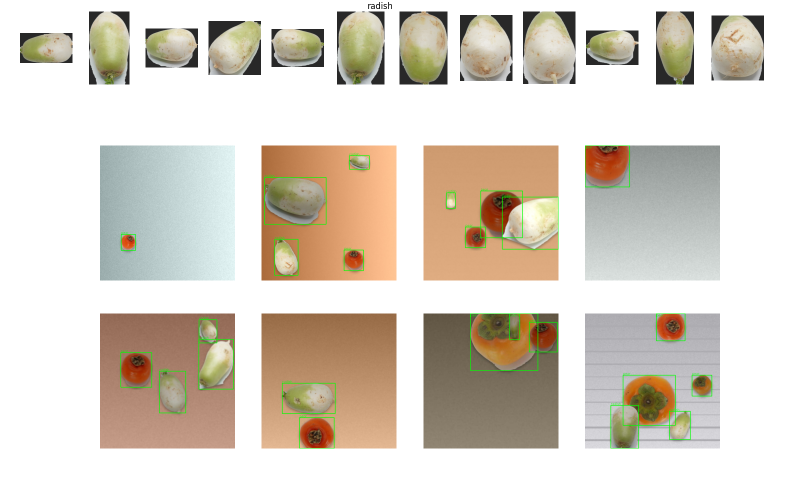
#> input picture ai/train/qc_synth_preview.png, 1600 x 990 px (shown at 1/2 size)
$ python -i qc_local.py   (imports and definitions only)
#> lines starting #> are read from the running program, lines starting #| are printed output that depends on the picture; after the words box and inside, x2 and y2 are one past the last pixel; in counts of white or black regions, pixels touching at a corner belong together
#> further down, picture is the input picture: shape (990, 1600, 3); mean B, G, R 198.9, 210.6, 218.4
"""
요리조리 · AI Hub 「농산물 품질(QC) 이미지」 → 재료만 오려 낸 PNG  (내 PC에서 실행)

AI Hub는 해외 IP(Colab 포함)에서 다운로드를 막는다. 그래서
  1) AI Hub 웹에서 Validation/원천데이터 zip을 내 PC에 받는다 (한 폴더에 모아 둔다)
  2) 이 스크립트로 zip 안의 사진을 바로 읽어 재료만 오려 낸다 (압축을 풀지 않아 디스크를 더 쓰지 않는다)
  3) 결과 qc_cutouts.zip(수백 MB~1GB)만 구글 드라이브 MyDrive/yorijori/qc/ 에 올린다
  4) Colab에서 셀 ③-B(압축 풀기) → ④ 확인 → ⑤ 합성 → ⑥ data.yaml

준비 (한 번만):
  pip install opencv-python numpy

실행:
  python qc_local.py  "D:\\aihub\\원천데이터"      ← zip들이 들어 있는 폴더
  (중간에 꺼도 다시 실행하면 이미 만든 파일은 건너뛴다)
"""
import sys, zipfile, time
from pathlib import Path
import numpy as np, cv2

ZIP_DIR = Path(sys.argv[1] if len(sys.argv) > 1 else '.')
OUT = Path(__file__).resolve().parent / 'qc_out'
CUT = OUT / 'cutouts'

ITEM_MAP = {                     # AI Hub 파일 이름 앞부분(소문자) → 우리 클래스
    'radish': 'radish',          # 무
    'onion': 'onion',            # 양파
    'garlic': 'garlic',          # 마늘
    'potato': 'potato',          # 감자
    'apple': 'apple',            # 사과
    'cabbage': 'cabbage',        # 양배추 (Cabbage_green, cabbage_red)
    'chinese-cabbage': 'napa_cabbage',   # 배추 (새 클래스)
    'pear': 'pear',              # 배 (새 클래스)
    'mandarine': 'mandarin', 'mandarin': 'mandarin',   # 감귤·한라봉 (새 클래스)
    # 'persimmon': 'persimmon',  # 감 — 재료 기준표에 없어서 제외
}
ANGLES = {'1TOP', '2FR45', '4DI45'}   # 물건 하나당 쓸 각도 (5개 중 3개)
MAX_PER_CLASS = 2500                  # 클래스당 상한
CUT_SIZE = 360                        # 오려 낸 PNG 긴 변(px) — 합성 때는 70~330px로 줄여 쓴다
SOLIDITY = 0.93                       # 마스크가 움푹 파이면 버리는 기준


def qc_mask(img, S=500):
    """연회색 스튜디오 배경에서 재료만 오려 낸 마스크(0/1)"""
#> called with S = 500
    h, w = img.shape[:2]; s = cv2.resize(img, (S, S))
#> after `h, w = img.shape[:2]`: h = 990; w = 1600
#> after `s = cv2.resize(img, (S, S))`:
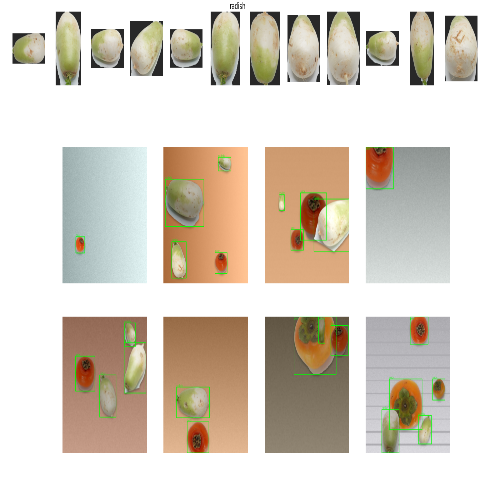
#> s: shape (500, 500, 3); mean B, G, R 199, 210.6, 218.5
    lab = cv2.cvtColor(s, cv2.COLOR_BGR2LAB).astype(np.float32)
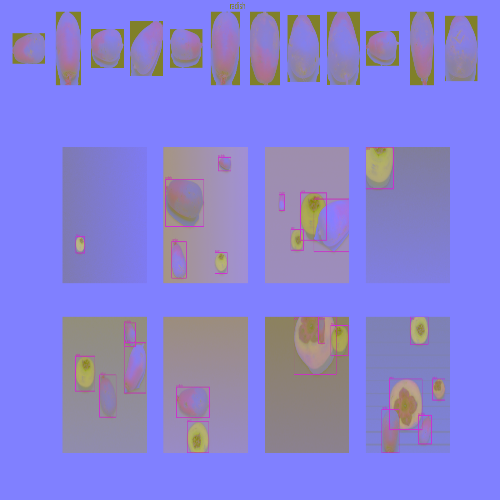
#> lab: shape (500, 500, 3) float32; mean B, G, R 215.7, 129.5, 135.4
    hsv = cv2.cvtColor(s, cv2.COLOR_BGR2HSV)
#> hsv: shape (500, 500, 3); mean H, S, V 17.9, 32.4, 220.9
    edge = np.concatenate([lab[:6].reshape(-1, 3), lab[:, :6].reshape(-1, 3), lab[:, -6:].reshape(-1, 3)])
    d = np.linalg.norm(lab - np.median(edge, 0), axis=2)
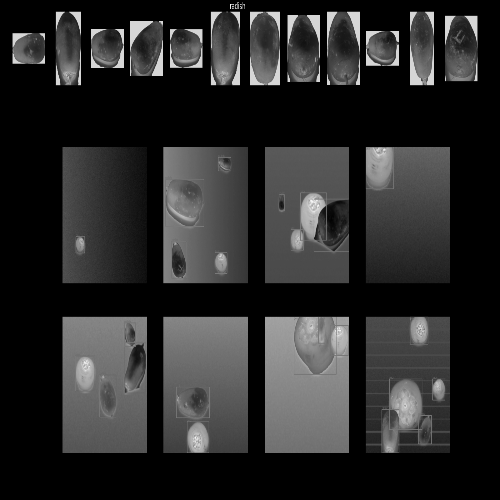
#> d: shape (500, 500) float32; min 0, max 247.1, mean 41.4
    rowbg = np.median(np.concatenate([lab[:, :12], lab[:, -12:]], 1), axis=1)   # 배경 위아래 밝기 차이 보정
#> rowbg = 500 rows, first 8: [255, 128, 128], [255, 128, 128], [255, 128, 128], [255, 128, 128], [255, 128, 128], [255, 128, 128], [255, 128, 128], [255, 128, 128]
    d = np.minimum(d, np.linalg.norm(lab - rowbg[:, None, :], axis=2))
    gc = np.full((S, S), cv2.GC_PR_BGD, np.uint8)
    gc[d > 9] = cv2.GC_PR_FGD; gc[d > 22] = cv2.GC_FGD
    gc[((hsv[..., 1] < 25) & (d < 14)) & (gc != cv2.GC_FGD)] = cv2.GC_PR_BGD
    b = 6; gc[:b, :] = cv2.GC_BGD; gc[:, :b] = cv2.GC_BGD; gc[:, -b:] = cv2.GC_BGD
    try: cv2.grabCut(s, gc, None, np.zeros((1, 65)), np.zeros((1, 65)), 5, cv2.GC_INIT_WITH_MASK)
    except cv2.error: pass
    m = ((gc == 1) | (gc == 3)).astype(np.uint8)
    m = cv2.morphologyEx(m, cv2.MORPH_OPEN, np.ones((7, 7), np.uint8))
    m = cv2.morphologyEx(m, cv2.MORPH_CLOSE, np.ones((15, 15), np.uint8))
    if m.any() and np.median(hsv[..., 1][m > 0]) > 70:          # 색이 진한 재료는 흰 받침대를 뺀다
        m[(hsv[..., 1] < 45) & (hsv[..., 2] > 140)] = 0
        m = cv2.morphologyEx(m, cv2.MORPH_OPEN, np.ones((9, 9), np.uint8))
    n, l, st, _ = cv2.connectedComponentsWithStats(m)
    if n > 1: m = (l == 1 + np.argmax(st[1:, 4])).astype(np.uint8)
    cnts, _ = cv2.findContours(m, cv2.RETR_EXTERNAL, cv2.CHAIN_APPROX_SIMPLE)
    m = np.zeros_like(m); cv2.drawContours(m, cnts, -1, 1, -1)
    return cv2.resize(m, (w, h), interpolation=cv2.INTER_NEAREST)


def cutout(img):
    """재료만 남긴 RGBA. 마스크가 이상하면 None"""
    m = qc_mask(img); area = m.mean()
#> after `m = qc_mask(img)`:
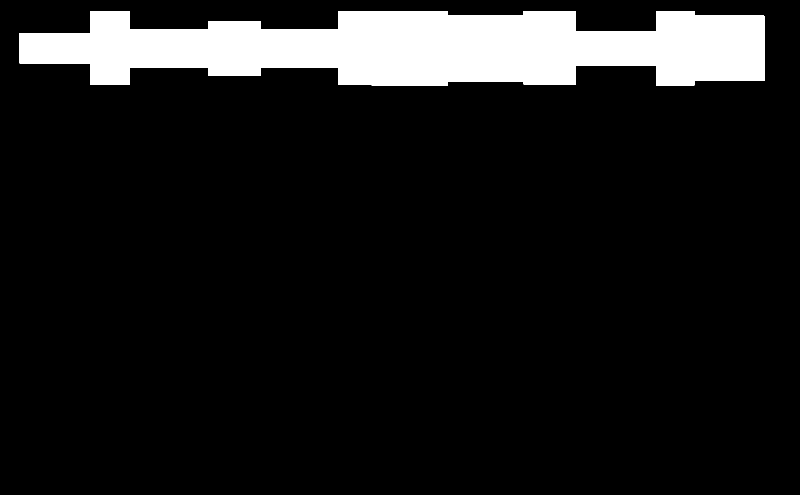
#> m: shape (990, 1600) (shown at 1/2 size); values 0 (black) and 1 (white), 10.4% white; 1 white region
#> after `area = m.mean()`: area = 0.104
    if not (0.08 < area < 0.93): return None
    cnts, _ = cv2.findContours(m, cv2.RETR_EXTERNAL, cv2.CHAIN_APPROX_SIMPLE)
#> cnts = 1 contour; box (x1, y1, x2, y2) and area: (39, 22, 1530, 171) 163103
    hull = cv2.contourArea(cv2.convexHull(max(cnts, key=cv2.contourArea)))
#> hull = 212328
    if hull and m.sum() / hull < SOLIDITY: return None
    ys, xs = np.where(m); x1, y1, x2, y2 = xs.min(), ys.min(), xs.max() + 1, ys.max() + 1
    alpha = cv2.GaussianBlur((m * 255).astype(np.uint8), (5, 5), 0)
    rgba = np.dstack([img, alpha])[y1:y2, x1:x2]
    k = CUT_SIZE / max(rgba.shape[:2])
    if k < 1: rgba = cv2.resize(rgba, None, fx=k, fy=k, interpolation=cv2.INTER_AREA)
    return rgba


def main():
    zips = sorted(ZIP_DIR.glob('*.zip'))
    if not zips:
        print(f'zip 파일이 없습니다: {ZIP_DIR}'); return
    CUT.mkdir(parents=True, exist_ok=True)
    count = lambda c: len(list((CUT / c).glob('*.png'))) if (CUT / c).exists() else 0
    for i, z in enumerate(zips, 1):
        item = z.name.split('_')[0].lower(); cls = ITEM_MAP.get(item)
        if not cls:
            print(f'[{i}/{len(zips)}] {z.name}: 쓰지 않는 품목 → 건너뜀'); continue
        (CUT / cls).mkdir(exist_ok=True)
        t0 = time.time(); ok = bad = skip = 0
        try:
            zf = zipfile.ZipFile(z)
        except zipfile.BadZipFile:
            print(f'[{i}/{len(zips)}] {z.name}: zip이 깨졌습니다 (다시 받기)'); continue
        names = [n for n in zf.namelist() if n.lower().endswith('.png') and Path(n).stem.split('_')[-1] in ANGLES]
        if not names:
            print(f'[{i}/{len(zips)}] {z.name}: 사진이 없습니다 (라벨링 zip인지 확인)'); continue
        for n in names:
            if count(cls) >= MAX_PER_CLASS: break
            dst = CUT / cls / (Path(n).stem + '.png')
            if dst.exists(): skip += 1; continue
            img = cv2.imdecode(np.frombuffer(zf.read(n), np.uint8), cv2.IMREAD_COLOR)
            rgba = None if img is None else cutout(img)
            if rgba is None: bad += 1; continue
            cv2.imencode('.png', rgba)[1].tofile(str(dst)); ok += 1   # 한글 경로에서도 저장되게
        print(f'[{i}/{len(zips)}] {z.name} → {cls}: 오려냄 {ok}, 버림 {bad}, 이미 있음 {skip}, 누적 {count(cls)} · {time.time()-t0:.0f}초')

    print('\n클래스별:', {c.name: count(c.name) for c in CUT.iterdir() if c.is_dir()})
    out_zip = OUT / 'qc_cutouts.zip'
    with zipfile.ZipFile(out_zip, 'w', zipfile.ZIP_STORED) as zf:      # PNG는 이미 압축돼 있어 그대로 묶는다
        for p in CUT.rglob('*.png'): zf.write(p, p.relative_to(OUT))
    print(f'\n완료 → {out_zip}  ({out_zip.stat().st_size/1e6:.0f} MB)')
    print('이 파일을 구글 드라이브 MyDrive/yorijori/qc/ 에 올린 뒤 Colab 셀 ③-B를 실행한다')


# [2 lines not run here, left out]

>>> import cv2
>>> picture = cv2.imread('qc_synth_preview.png')
>>> result = cutout(picture)
